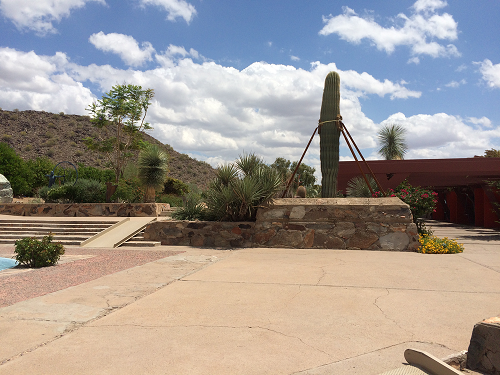
#> input picture study/source/left_01.png, 500 x 375 px, found by its file name
$ python image_stitch.py
#> lines starting #> are read from the running program, lines starting #| are printed output that depends on the picture; after the words box and inside, x2 and y2 are one past the last pixel; in counts of white or black regions, pixels touching at a corner belong together
import cv2
import numpy as np
import matplotlib.pyplot as plt


def crop_black_edges(image):
    gray = cv2.cvtColor(image, cv2.COLOR_BGR2GRAY)
    _, thresh = cv2.threshold(gray, 1, 255, cv2.THRESH_BINARY)
    coords = cv2.findNonZero(thresh)
    x, y, w, h = cv2.boundingRect(coords)
    return image[y:y+h, x:x+w]


image1 = cv2.imread("study/source/left_01.png")
#> image1 is the input picture: shape (375, 500, 3); mean B, G, R 145.3, 151, 158.9
image2 = cv2.imread("study/source/right_01.png")
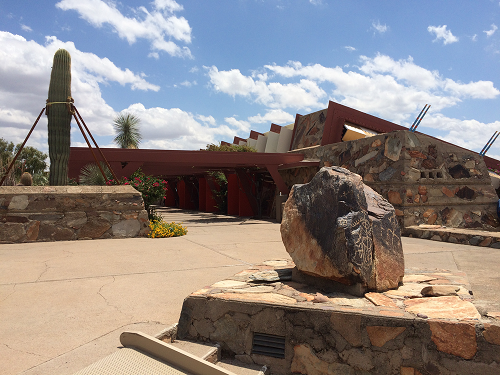
#> input picture study/source/right_01.png, 500 x 375 px, found by its file name
#> image2 is the input picture: shape (375, 500, 3); mean B, G, R 133.3, 135, 142.6

gray1 = cv2.cvtColor(image1, cv2.COLOR_BGR2GRAY)
gray2 = cv2.cvtColor(image2, cv2.COLOR_BGR2GRAY)
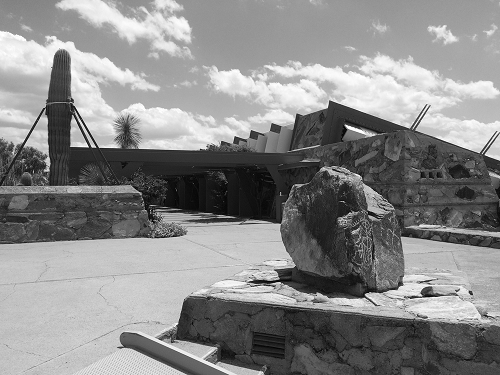
#> gray2: shape (375, 500); min 0, max 255, mean 137.1

# --- SIFT 特征匹配 ---
sift = cv2.SIFT_create()
kp1, des1 = sift.detectAndCompute(gray1, None)
#> kp1 = 749 keypoints; strongest (x, y, size): (332, 82, 10.6), (345, 156, 8.4), (317, 139, 4.9), (341, 138, 3.4)
kp2, des2 = sift.detectAndCompute(gray2, None)
#> kp2 = 900 keypoints; strongest (x, y, size): (346, 126, 2), (93, 146, 2.7), (470, 293, 2.6), (427, 293, 7.7)

flann = cv2.FlannBasedMatcher(
    dict(algorithm=1, trees=5),
    dict(checks=50)
)
matches = flann.knnMatch(des1, des2, k=2)
#> matches = 749 matches
good = [m for m, n in matches if m.distance < 0.7 * n.distance]
#> good = 136 matches

points1 = np.float32([kp1[m.queryIdx].pt for m in good]).reshape(-1, 2)
#> points1 = 136 pairs, first value 99.84 to 492, second value 11.96 to 364
points2 = np.float32([kp2[m.trainIdx].pt for m in good]).reshape(-1, 2)
#> points2 = 136 pairs, first value 11.26 to 417.4, second value 8.16 to 338.8

H, mask = cv2.findHomography(points2, points1, cv2.RANSAC, 5.0)
#> H = [[0.395, 0.0192, 276.1], [-0.235, 0.846, 38.77], [-0.00118, -5.57e-05, 1]]; mask = 136 values, max 1 at index 2, min 0 at index 0, mean 0.926

# --- 计算公共画布 ---
h1, w1 = image1.shape[:2]
#> h1 = 375; w1 = 500
h2, w2 = image2.shape[:2]
#> h2 = 375; w2 = 500

corners1 = np.float32([[0, 0], [w1, 0], [w1, h1], [0, h1]]).reshape(-1, 1, 2)
#> corners1 = [[0, 0], [500, 0], [500, 375], [0, 375]]
corners2 = cv2.perspectiveTransform(
    np.float32([[0, 0], [w2, 0], [w2, h2], [0, h2]]).reshape(-1, 1, 2), H)
#> corners2 = [[276.1, 38.77], [1157.1, -192.1], [1237.8, 613.6], [289.3, 363.4]]

all_corners = np.concatenate([corners1, corners2], axis=0)
#> all_corners = [[0, 0], [500, 0], [500, 375], [0, 375], [276.1, 38.77], [1157.1, -192.1], [1237.8, 613.6], [289.3, 363.4]]
xmin, ymin = np.int32(all_corners.min(axis=0).ravel() - 0.5)
#> xmin = 0; ymin = -192
xmax, ymax = np.int32(all_corners.max(axis=0).ravel() + 0.5)
#> xmax = 1238; ymax = 614

T = np.array([[1, 0, -xmin], [0, 1, -ymin], [0, 0, 1]], dtype=np.float64)
#> T = [[1, 0, 0], [0, 1, 192], [0, 0, 1]]
H = T @ H
#> H = [[0.395, 0.0192, 276.1], [-0.462, 0.835, 230.8], [-0.00118, -5.57e-05, 1]]
size = (xmax - xmin, ymax - ymin)
#> size = (1238, 806)

# --- Warp 到公共画布 ---
warped1 = cv2.warpPerspective(image1, T, size)
warped2 = cv2.warpPerspective(image2, H, size)

mask1 = cv2.warpPerspective(np.full((h1, w1), 255, np.uint8), T, size) > 0
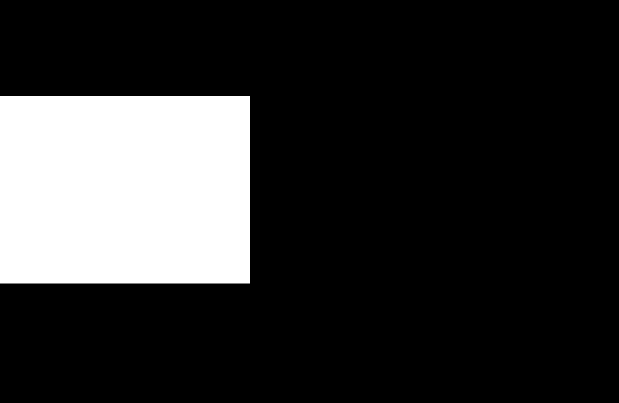
#> mask1: shape (806, 1238) bool (shown at 1/2 size); 18.8% white; 1 white region, box (x1, y1, x2, y2) and area: (0, 192, 500, 567) 187500
mask2 = cv2.warpPerspective(np.full((h2, h2 if False else h2), 255, np.uint8), H, size) > 0
#> mask2: shape (806, 1238) bool; 23% white; 1 white region, box (x1, y1, x2, y2) and area: (276, 103, 805, 692) 229031
# 上面那行小心，改成下面这样：
mask2 = cv2.warpPerspective(np.full((h2, w2), 255, np.uint8), H, size) > 0
#> mask2: shape (806, 1238) bool; 51.9% white; 2 black regions, box (x1, y1, x2, y2) and area: (0, 0, 1236, 806) 447508, (1158, 0, 1238, 799) 32383

# --- 1) 增益补偿：在重叠区把 warped2 拉到 warped1 的亮度 ---
overlap = mask1 & mask2
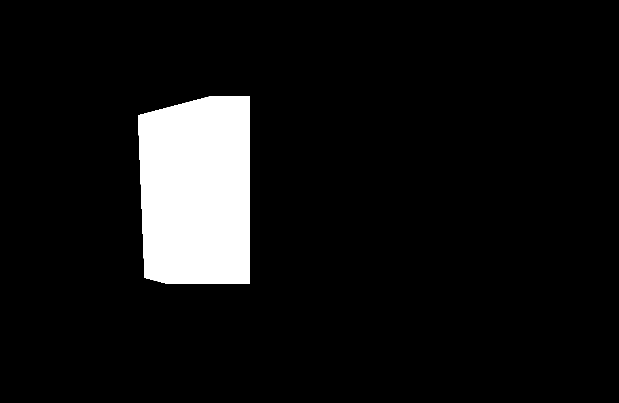
#> overlap: shape (806, 1238) bool (shown at 1/2 size); 7.9% white; 1 white region, box (x1, y1, x2, y2) and area: (276, 192, 500, 567) 78683
if overlap.sum() > 0:
    for c in range(3):
        mean1 = float(warped1[..., c][overlap].mean())
        mean2 = float(warped2[..., c][overlap].mean())
        if mean2 > 1e-6:
            gain = mean1 / mean2
            # 限制增益范围，避免颜色失真过大
            gain = np.clip(gain, 0.5, 2.0)
            warped2[..., c] = np.clip(
                warped2[..., c].astype(np.float32) * gain, 0, 255
            ).astype(np.uint8)
#> this loop made 3 passes
#> (mean1, mean2, gain) on passes 1 to 3: (145.8, 146.6, 0.995), (148.9, 149.9, 0.994), (156.7, 157.8, 0.993)

# --- 2) 距离变换加权融合 ---
d1 = cv2.distanceTransform((mask1 * 255).astype(np.uint8), cv2.DIST_L2, 5)
d2 = cv2.distanceTransform((mask2 * 255).astype(np.uint8), cv2.DIST_L2, 5)
d1 = d1.astype(np.float32)
d2 = d2.astype(np.float32)
w_sum = d1 + d2
w_sum[w_sum == 0] = 1.0
alpha1 = (d1 / w_sum)[..., None]
alpha2 = (d2 / w_sum)[..., None]

panorama = (warped1.astype(np.float32) * alpha1 +
            warped2.astype(np.float32) * alpha2)
panorama = np.clip(panorama, 0, 255).astype(np.uint8)

optimized_panorama = crop_black_edges(panorama)
#> in crop_black_edges, `gray = cv2.cvtColor(image, cv2.COLOR_BGR2GRAY)`:
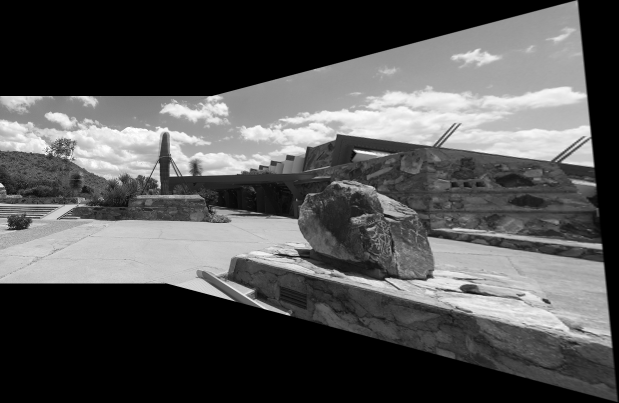
#> gray: shape (806, 1238) (shown at 1/2 size); min 0, max 255, mean 84.3
#> in crop_black_edges, `_, thresh = cv2.threshold(gray, 1, 255, cv2.THRESH_BINARY)`:
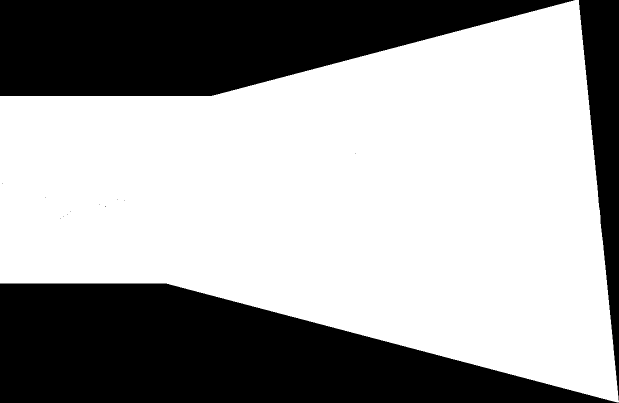
#> thresh: shape (806, 1238) (shown at 1/2 size); 62.8% white; 14 black regions (11 under 20 px), largest, box (x1, y1, x2, y2) and area: (0, 567, 1238, 806) 187642, (0, 0, 1149, 192) 151086, (1158, 0, 1238, 801) 32452
#> in crop_black_edges, `coords = cv2.findNonZero(thresh)`: coords = contour of 626636 points, box (x1, y1, x2, y2) (0, 0, 1238, 805), area 309954
#> in crop_black_edges, `x, y, w, h = cv2.boundingRect(coords)`: x = 0; w = 1238; h = 805

optimized_panorama =optimized_panorama[195:570,0:1100]
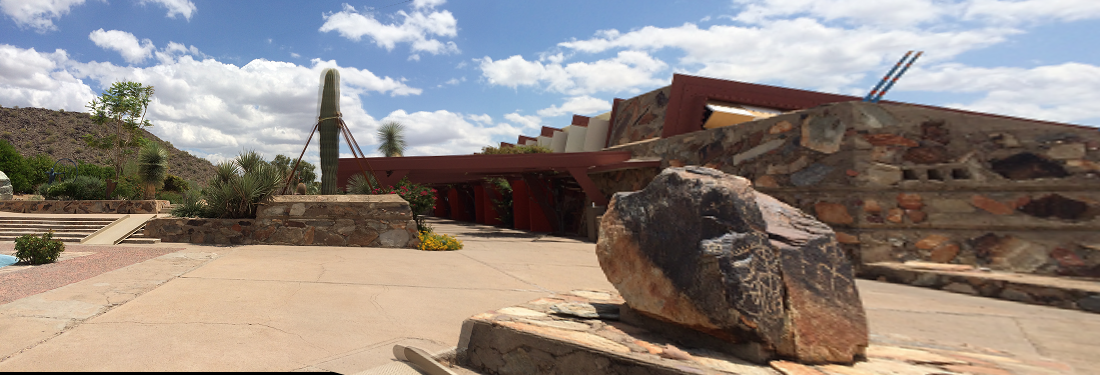
#> optimized_panorama: shape (375, 1100, 3); mean B, G, R 129.1, 135, 145

cv2.imwrite("study/output/image_stich.bmp",optimized_panorama)

plt.figure(figsize=(15, 7))
plt.imshow(cv2.cvtColor(optimized_panorama, cv2.COLOR_BGR2RGB))
plt.title('Panorama with Gain Compensation + Distance-Weighted Blending')
plt.axis('off')
plt.show()
